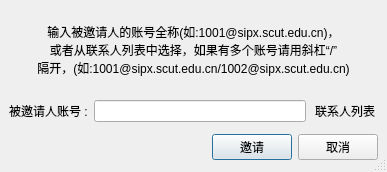
<ui version="4.0" >
 <class>ConferenceInvite</class>
 <widget class="QDialog" name="ConferenceInvite" >
  <property name="geometry" >
   <rect>
    <x>0</x>
    <y>0</y>
    <width>387</width>
    <height>172</height>
   </rect>
  </property>
  <property name="windowTitle" >
   <string>CoolView - 邀请与会人员</string>
  </property>
  <property name="sizeGripEnabled" >
   <bool>true</bool>
  </property>
  <layout class="QGridLayout" >
   <property name="margin" >
    <number>9</number>
   </property>
   <property name="spacing" >
    <number>6</number>
   </property>
   <item row="2" column="0" >
    <spacer>
     <property name="orientation" >
      <enum>Qt::Vertical</enum>
     </property>
     <property name="sizeHint" stdset="0" >
      <size>
       <width>369</width>
       <height>16</height>
      </size>
     </property>
    </spacer>
   </item>
   <item row="3" column="0" >
    <layout class="QHBoxLayout" >
     <property name="spacing" >
      <number>6</number>
     </property>
     <property name="margin" >
      <number>0</number>
     </property>
     <item>
      <spacer>
       <property name="orientation" >
        <enum>Qt::Horizontal</enum>
       </property>
       <property name="sizeHint" stdset="0" >
        <size>
         <width>131</width>
         <height>31</height>
        </size>
       </property>
      </spacer>
     </item>
     <item>
      <widget class="QPushButton" name="startButton" >
       <property name="text" >
        <string>邀请</string>
       </property>
      </widget>
     </item>
     <item>
      <widget class="QPushButton" name="cancelButton" >
       <property name="text" >
        <string>取消</string>
       </property>
      </widget>
     </item>
    </layout>
   </item>
   <item row="1" column="0" >
    <layout class="QGridLayout" >
     <property name="margin" >
      <number>0</number>
     </property>
     <property name="spacing" >
      <number>6</number>
     </property>
     <item row="0" column="1" >
      <widget class="QLineEdit" name="phoneNumber1LineEdit" >
       <property name="minimumSize" >
        <size>
         <width>212</width>
         <height>0</height>
        </size>
       </property>
       <property name="maximumSize" >
        <size>
         <width>212</width>
         <height>16777215</height>
        </size>
       </property>
      </widget>
     </item>
     <item row="0" column="0" >
      <widget class="QLabel" name="label" >
       <property name="text" >
        <string>被邀请人账号 :</string>
       </property>
      </widget>
     </item>
     <item row="0" column="2" >
      <widget class="QToolButton" name="peer1ToolButton" >
       <property name="minimumSize" >
        <size>
         <width>28</width>
         <height>28</height>
        </size>
       </property>
       <property name="text" >
        <string>联系人列表</string>
       </property>
       <property name="iconSize" >
        <size>
         <width>22</width>
         <height>22</height>
        </size>
       </property>
       <property name="autoRaise" >
        <bool>true</bool>
       </property>
      </widget>
     </item>
    </layout>
   </item>
   <item row="0" column="0" >
    <widget class="QLabel" name="headerLabel" >
     <property name="palette" >
      <palette>
       <active>
        <colorrole role="WindowText" >
         <brush brushstyle="SolidPattern" >
          <color alpha="255" >
           <red>0</red>
           <green>0</green>
           <blue>0</blue>
          </color>
         </brush>
        </colorrole>
        <colorrole role="Button" >
         <brush brushstyle="SolidPattern" >
          <color alpha="255" >
           <red>212</red>
           <green>208</green>
           <blue>200</blue>
          </color>
         </brush>
        </colorrole>
        <colorrole role="Light" >
         <brush brushstyle="SolidPattern" >
          <color alpha="255" >
           <red>255</red>
           <green>255</green>
           <blue>255</blue>
          </color>
         </brush>
        </colorrole>
        <colorrole role="Midlight" >
         <brush brushstyle="SolidPattern" >
          <color alpha="255" >
           <red>234</red>
           <green>229</green>
           <blue>220</blue>
          </color>
         </brush>
        </colorrole>
        <colorrole role="Dark" >
         <brush brushstyle="SolidPattern" >
          <color alpha="255" >
           <red>128</red>
           <green>128</green>
           <blue>128</blue>
          </color>
         </brush>
        </colorrole>
        <colorrole role="Mid" >
         <brush brushstyle="SolidPattern" >
          <color alpha="255" >
           <red>141</red>
           <green>139</green>
           <blue>133</blue>
          </color>
         </brush>
        </colorrole>
        <colorrole role="Text" >
         <brush brushstyle="SolidPattern" >
          <color alpha="255" >
           <red>255</red>
           <green>255</green>
           <blue>255</blue>
          </color>
         </brush>
        </colorrole>
        <colorrole role="BrightText" >
         <brush brushstyle="SolidPattern" >
          <color alpha="255" >
           <red>255</red>
           <green>255</green>
           <blue>255</blue>
          </color>
         </brush>
        </colorrole>
        <colorrole role="ButtonText" >
         <brush brushstyle="SolidPattern" >
          <color alpha="255" >
           <red>0</red>
           <green>0</green>
           <blue>0</blue>
          </color>
         </brush>
        </colorrole>
        <colorrole role="Base" >
         <brush brushstyle="SolidPattern" >
          <color alpha="255" >
           <red>255</red>
           <green>255</green>
           <blue>255</blue>
          </color>
         </brush>
        </colorrole>
        <colorrole role="Window" >
         <brush brushstyle="SolidPattern" >
          <color alpha="255" >
           <red>212</red>
           <green>208</green>
           <blue>200</blue>
          </color>
         </brush>
        </colorrole>
        <colorrole role="Shadow" >
         <brush brushstyle="SolidPattern" >
          <color alpha="255" >
           <red>64</red>
           <green>64</green>
           <blue>64</blue>
          </color>
         </brush>
        </colorrole>
        <colorrole role="Highlight" >
         <brush brushstyle="SolidPattern" >
          <color alpha="255" >
           <red>10</red>
           <green>36</green>
           <blue>106</blue>
          </color>
         </brush>
        </colorrole>
        <colorrole role="HighlightedText" >
         <brush brushstyle="SolidPattern" >
          <color alpha="255" >
           <red>255</red>
           <green>255</green>
           <blue>255</blue>
          </color>
         </brush>
        </colorrole>
        <colorrole role="Link" >
         <brush brushstyle="SolidPattern" >
          <color alpha="255" >
           <red>0</red>
           <green>0</green>
           <blue>255</blue>
          </color>
         </brush>
        </colorrole>
        <colorrole role="LinkVisited" >
         <brush brushstyle="SolidPattern" >
          <color alpha="255" >
           <red>255</red>
           <green>0</green>
           <blue>255</blue>
          </color>
         </brush>
        </colorrole>
        <colorrole role="AlternateBase" >
         <brush brushstyle="SolidPattern" >
          <color alpha="255" >
           <red>232</red>
           <green>232</green>
           <blue>232</blue>
          </color>
         </brush>
        </colorrole>
       </active>
       <inactive>
        <colorrole role="WindowText" >
         <brush brushstyle="SolidPattern" >
          <color alpha="255" >
           <red>0</red>
           <green>0</green>
           <blue>0</blue>
          </color>
         </brush>
        </colorrole>
        <colorrole role="Button" >
         <brush brushstyle="SolidPattern" >
          <color alpha="255" >
           <red>212</red>
           <green>208</green>
           <blue>200</blue>
          </color>
         </brush>
        </colorrole>
        <colorrole role="Light" >
         <brush brushstyle="SolidPattern" >
          <color alpha="255" >
           <red>255</red>
           <green>255</green>
           <blue>255</blue>
          </color>
         </brush>
        </colorrole>
        <colorrole role="Midlight" >
         <brush brushstyle="SolidPattern" >
          <color alpha="255" >
           <red>234</red>
           <green>229</green>
           <blue>220</blue>
          </color>
         </brush>
        </colorrole>
        <colorrole role="Dark" >
         <brush brushstyle="SolidPattern" >
          <color alpha="255" >
           <red>128</red>
           <green>128</green>
           <blue>128</blue>
          </color>
         </brush>
        </colorrole>
        <colorrole role="Mid" >
         <brush brushstyle="SolidPattern" >
          <color alpha="255" >
           <red>141</red>
           <green>139</green>
           <blue>133</blue>
          </color>
         </brush>
        </colorrole>
        <colorrole role="Text" >
         <brush brushstyle="SolidPattern" >
          <color alpha="255" >
           <red>255</red>
           <green>255</green>
           <blue>255</blue>
          </color>
         </brush>
        </colorrole>
        <colorrole role="BrightText" >
         <brush brushstyle="SolidPattern" >
          <color alpha="255" >
           <red>255</red>
           <green>255</green>
           <blue>255</blue>
          </color>
         </brush>
        </colorrole>
        <colorrole role="ButtonText" >
         <brush brushstyle="SolidPattern" >
          <color alpha="255" >
           <red>0</red>
           <green>0</green>
           <blue>0</blue>
          </color>
         </brush>
        </colorrole>
        <colorrole role="Base" >
         <brush brushstyle="SolidPattern" >
          <color alpha="255" >
           <red>255</red>
           <green>255</green>
           <blue>255</blue>
          </color>
         </brush>
        </colorrole>
        <colorrole role="Window" >
         <brush brushstyle="SolidPattern" >
          <color alpha="255" >
           <red>212</red>
           <green>208</green>
           <blue>200</blue>
          </color>
         </brush>
        </colorrole>
        <colorrole role="Shadow" >
         <brush brushstyle="SolidPattern" >
          <color alpha="255" >
           <red>64</red>
           <green>64</green>
           <blue>64</blue>
          </color>
         </brush>
        </colorrole>
        <colorrole role="Highlight" >
         <brush brushstyle="SolidPattern" >
          <color alpha="255" >
           <red>212</red>
           <green>208</green>
           <blue>200</blue>
          </color>
         </brush>
        </colorrole>
        <colorrole role="HighlightedText" >
         <brush brushstyle="SolidPattern" >
          <color alpha="255" >
           <red>0</red>
           <green>0</green>
           <blue>0</blue>
          </color>
         </brush>
        </colorrole>
        <colorrole role="Link" >
         <brush brushstyle="SolidPattern" >
          <color alpha="255" >
           <red>0</red>
           <green>0</green>
           <blue>255</blue>
          </color>
         </brush>
        </colorrole>
        <colorrole role="LinkVisited" >
         <brush brushstyle="SolidPattern" >
          <color alpha="255" >
           <red>255</red>
           <green>0</green>
           <blue>255</blue>
          </color>
         </brush>
        </colorrole>
        <colorrole role="AlternateBase" >
         <brush brushstyle="SolidPattern" >
          <color alpha="255" >
           <red>232</red>
           <green>232</green>
           <blue>232</blue>
          </color>
         </brush>
        </colorrole>
       </inactive>
       <disabled>
        <colorrole role="WindowText" >
         <brush brushstyle="SolidPattern" >
          <color alpha="255" >
           <red>106</red>
           <green>104</green>
           <blue>100</blue>
          </color>
         </brush>
        </colorrole>
        <colorrole role="Button" >
         <brush brushstyle="SolidPattern" >
          <color alpha="255" >
           <red>212</red>
           <green>208</green>
           <blue>200</blue>
          </color>
         </brush>
        </colorrole>
        <colorrole role="Light" >
         <brush brushstyle="SolidPattern" >
          <color alpha="255" >
           <red>255</red>
           <green>255</green>
           <blue>255</blue>
          </color>
         </brush>
        </colorrole>
        <colorrole role="Midlight" >
         <brush brushstyle="SolidPattern" >
          <color alpha="255" >
           <red>233</red>
           <green>231</green>
           <blue>227</blue>
          </color>
         </brush>
        </colorrole>
        <colorrole role="Dark" >
         <brush brushstyle="SolidPattern" >
          <color alpha="255" >
           <red>128</red>
           <green>128</green>
           <blue>128</blue>
          </color>
         </brush>
        </colorrole>
        <colorrole role="Mid" >
         <brush brushstyle="SolidPattern" >
          <color alpha="255" >
           <red>141</red>
           <green>139</green>
           <blue>133</blue>
          </color>
         </brush>
        </colorrole>
        <colorrole role="Text" >
         <brush brushstyle="SolidPattern" >
          <color alpha="255" >
           <red>106</red>
           <green>104</green>
           <blue>100</blue>
          </color>
         </brush>
        </colorrole>
        <colorrole role="BrightText" >
         <brush brushstyle="SolidPattern" >
          <color alpha="255" >
           <red>255</red>
           <green>255</green>
           <blue>255</blue>
          </color>
         </brush>
        </colorrole>
        <colorrole role="ButtonText" >
         <brush brushstyle="SolidPattern" >
          <color alpha="255" >
           <red>106</red>
           <green>104</green>
           <blue>100</blue>
          </color>
         </brush>
        </colorrole>
        <colorrole role="Base" >
         <brush brushstyle="SolidPattern" >
          <color alpha="255" >
           <red>212</red>
           <green>208</green>
           <blue>200</blue>
          </color>
         </brush>
        </colorrole>
        <colorrole role="Window" >
         <brush brushstyle="SolidPattern" >
          <color alpha="255" >
           <red>212</red>
           <green>208</green>
           <blue>200</blue>
          </color>
         </brush>
        </colorrole>
        <colorrole role="Shadow" >
         <brush brushstyle="SolidPattern" >
          <color alpha="255" >
           <red>0</red>
           <green>0</green>
           <blue>0</blue>
          </color>
         </brush>
        </colorrole>
        <colorrole role="Highlight" >
         <brush brushstyle="SolidPattern" >
          <color alpha="255" >
           <red>10</red>
           <green>36</green>
           <blue>106</blue>
          </color>
         </brush>
        </colorrole>
        <colorrole role="HighlightedText" >
         <brush brushstyle="SolidPattern" >
          <color alpha="255" >
           <red>255</red>
           <green>255</green>
           <blue>255</blue>
          </color>
         </brush>
        </colorrole>
        <colorrole role="Link" >
         <brush brushstyle="SolidPattern" >
          <color alpha="255" >
           <red>0</red>
           <green>0</green>
           <blue>255</blue>
          </color>
         </brush>
        </colorrole>
        <colorrole role="LinkVisited" >
         <brush brushstyle="SolidPattern" >
          <color alpha="255" >
           <red>255</red>
           <green>0</green>
           <blue>255</blue>
          </color>
         </brush>
        </colorrole>
        <colorrole role="AlternateBase" >
         <brush brushstyle="SolidPattern" >
          <color alpha="255" >
           <red>232</red>
           <green>232</green>
           <blue>232</blue>
          </color>
         </brush>
        </colorrole>
       </disabled>
      </palette>
     </property>
     <property name="text" >
      <string>
输入被邀请人的账号全称(如:1001@sipx.scut.edu.cn)，
或者从联系人列表中选择，如果有多个账号请用斜杠“/”
隔开，(如:1001@sipx.scut.edu.cn/1002@sipx.scut.edu.cn)
</string>
     </property>
     <property name="alignment" >
      <set>Qt::AlignCenter</set>
     </property>
     <property name="indent" >
      <number>100</number>
     </property>
    </widget>
   </item>
  </layout>
 </widget>
 <tabstops>
  <tabstop>phoneNumber1LineEdit</tabstop>
  <tabstop>peer1ToolButton</tabstop>
  <tabstop>startButton</tabstop>
  <tabstop>cancelButton</tabstop>
 </tabstops>
 <resources>
  <include location="../../../../resources/wengophone.qrc" />
  <include location="../../../../resources/wengophone.qrc" />
 </resources>
 <connections>
  <connection>
   <sender>cancelButton</sender>
   <signal>clicked()</signal>
   <receiver>ConferenceInvite</receiver>
   <slot>reject()</slot>
   <hints>
    <hint type="sourcelabel" >
     <x>369</x>
     <y>253</y>
    </hint>
    <hint type="destinationlabel" >
     <x>179</x>
     <y>282</y>
    </hint>
   </hints>
  </connection>
 </connections>
</ui>
